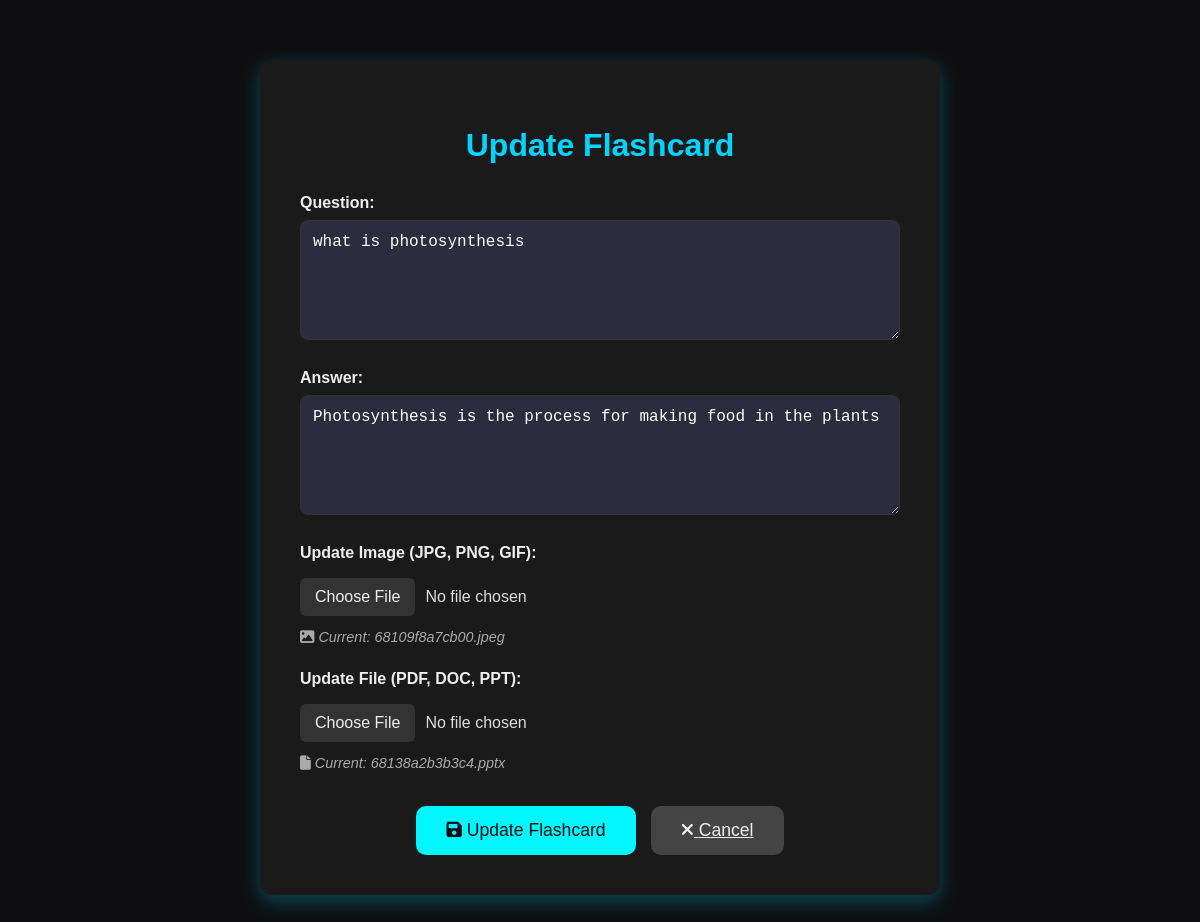
/user/update_flashcard.php?id=3 (signed in), run on the app's committed database.
### tables this page shows
CREATE TABLE `flashcards` (
  `id` int(11) NOT NULL,
  `user_id` int(11) NOT NULL,
  `subject` varchar(100) DEFAULT NULL,
  `notes` text DEFAULT NULL,
  `difficulty` enum('easy','medium','hard') DEFAULT NULL,
  `question` text NOT NULL,
  `answer` text NOT NULL,
  `image_path` varchar(255) DEFAULT NULL,
  `pdf_path` varchar(255) DEFAULT NULL,
  `created_at` timestamp NOT NULL DEFAULT current_timestamp(),
  `subject_id` int(11) NOT NULL
);

### user/update_flashcard.php (the view, shortened to what this page needs)
<?php
require_once '../common/config.php';
$user_id = $_SESSION['user_id'];
$flashcard_id = $_GET['id'];
$stmt = $conn->prepare("SELECT * FROM flashcards WHERE id = ? AND user_id = ?");
$stmt->bind_param("ii", $flashcard_id, $user_id);
$stmt->execute();
$result = $stmt->get_result();
$flashcard = $result->fetch_assoc();
?>
<!DOCTYPE html>
<html lang="en">
<head>
    <link rel="stylesheet" href="https://cdnjs.cloudflare.com/ajax/libs/font-awesome/6.5.1/css/all.min.css" />
</head>
<body>
<div class="update-container">
        <h2>Update Flashcard</h2>
        <form action="" method="post" enctype="multipart/form-data">
            <div class="form-group">
                <label for="question">Question:</label>
                <textarea id="question" name="question" required><?= htmlspecialchars($flashcard['question']) ?></textarea>
            </div>
            <div class="form-group">
                <label for="answer">Answer:</label>
                <textarea id="answer" name="answer" required><?= htmlspecialchars($flashcard['answer']) ?></textarea>
            </div>
            <div class="form-group">
                <label for="image">Update Image (JPG, PNG, GIF):</label>
                <input type="file" id="image" name="image" accept="image/*">
                <?php if (!empty($flashcard['image_path'])): ?>
                    <p class="current-file">
                        <i class="fas fa-image"></i> Current: <?= htmlspecialchars(basename($flashcard['image_path'])) ?>
                    </p>
                <?php endif; ?>
            </div>
            <div class="form-group">
                <label for="pdf">Update File (PDF, DOC, PPT):</label>
                <input type="file" id="pdf" name="pdf" accept=".pdf,.doc,.docx,.ppt,.pptx">
                <?php if (!empty($flashcard['pdf_path'])): ?>
                    <p class="current-file">
                        <i class="fas fa-file"></i> Current: <?= htmlspecialchars(basename($flashcard['pdf_path'])) ?>
                    </p>
                <?php endif; ?>
            </div>
            <div class="button-group">
                <button type="submit" name="update_flashcard" class="update-button">
                    <i class="fas fa-save"></i> Update Flashcard
                </button>
                <a href="my-flashcard.php?subject=<?= urlencode($flashcard['subject']) ?>" class="cancel-button">
                    <i class="fas fa-times"></i> Cancel
                </a>
            </div>
        </form>
    </div>
</body>
</html>

### user/update_flashcard.php (style rules this page uses)
body { margin: 0; padding: 0; font-family: 'Poppins', sans-serif; background: #0e0e10; color: #fff; display: flex; flex-direction: column; align-items: center; padding: 60px 20px; box-sizing: border-box; min-height: 100vh; }
.update-container { background: #1a1a1a; padding: 40px; border-radius: 12px; box-shadow: 0 6px 20px rgba(0, 212, 255, 0.3); width: 95%; max-width: 600px; }
h2 { color: #00d4ff; text-align: center; margin-bottom: 30px; font-size: 2rem; font-weight: bold; }
.form-group { margin-bottom: 25px; }
label { display: block; color: #eee; margin-bottom: 8px; font-weight: bold; }
input[type="text"], textarea { width: 100%; padding: 12px; border: 1px solid #333; border-radius: 8px; background: #2c2c3e; color: #fff; box-sizing: border-box; font-size: 1rem; }
textarea { resize: vertical; min-height: 120px; }
input[type="file"] { color: #ddd; padding: 8px 0; font-size: 1rem; }
.current-file { color: #aaa; font-size: 0.9rem; margin-top: 5px; font-style: italic; }
.button-group { display: flex; justify-content: center; gap: 15px; margin-top: 35px; }
.update-button, .cancel-button { background-color: #00f7ff; color: #0e0e10; border: none; padding: 14px 30px; border-radius: 10px; cursor: pointer; font-size: 1.1rem; transition: all 0.3s ease; }
.cancel-button { background-color: #444; color: #eee; }

### data on the page
flashcards: question "what is photosynthesis", answer "Photosynthesis is the process for making food in the plants", image_path "68109f8a7cb00.jpeg", pdf_path "68138a2b3b3c4.pptx"
